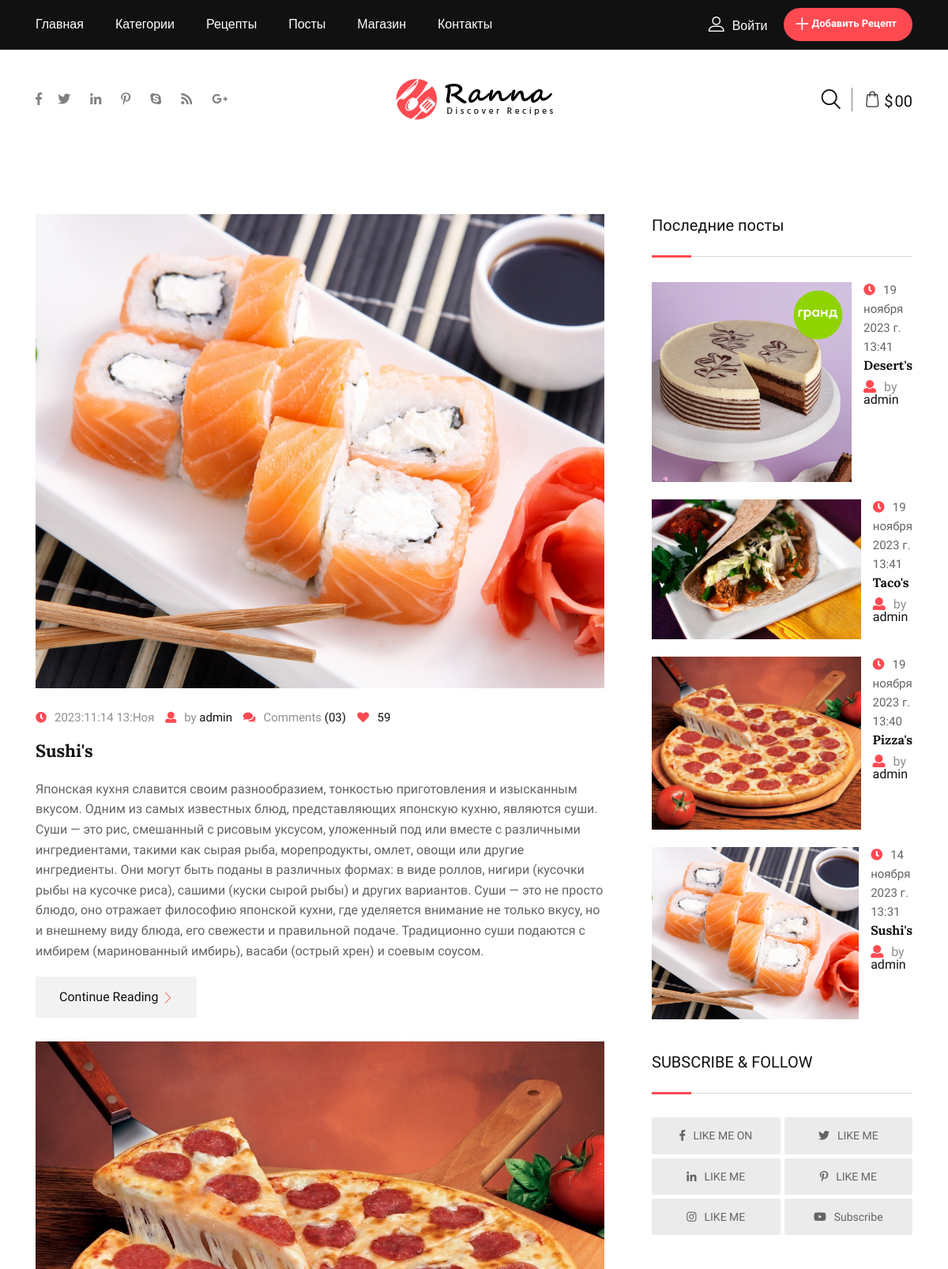
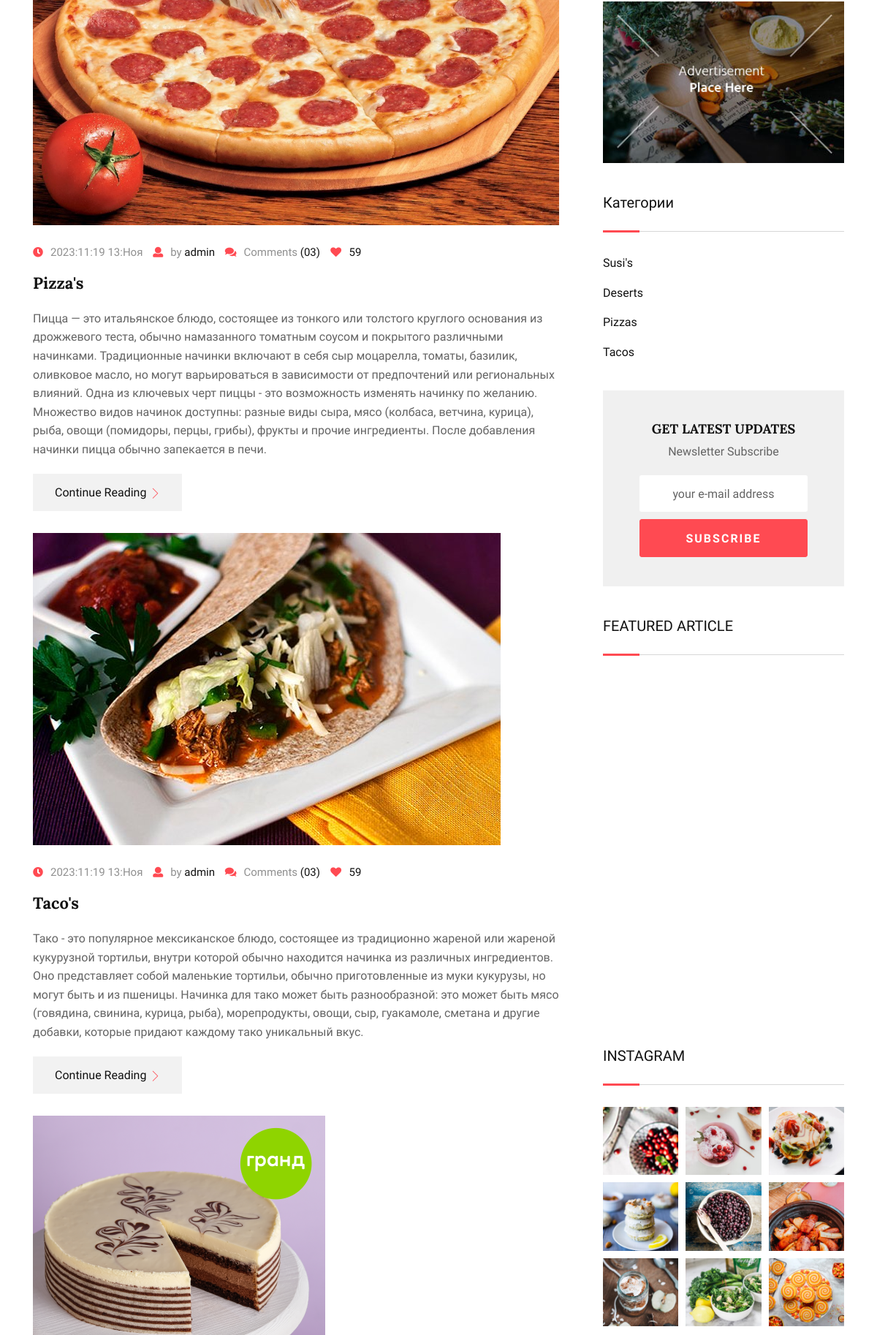
/post/list/ (upper part), run on the app's committed database (2 pictures, top to bottom).
### apps/blog/models.py (models this page shows, shortened)
class Post(models.Model):
    title = models.CharField("Название", max_length=255)
    description = models.TextField("Описание")
    image = models.ImageField("Фото")
    created = models.DateTimeField(auto_now_add=True)
    updated = models.DateTimeField(auto_now=True)
    author = models.ForeignKey(User, on_delete=models.CASCADE, related_name="posts")
    is_draft = models.BooleanField("Черновик", default=True)
    category = models.ForeignKey(Category, on_delete=models.SET_NULL,null=True, related_name="posts")
    tags = models.ManyToManyField(Tag, related_name="tg_posts")
    class Meta:
        verbose_name = "Пост"
        verbose_name_plural = "Посты"

class Category(models.Model):
    name = models.CharField("Название", max_length=255)
    slug = models.SlugField(max_length=255)
    icon = models.ImageField(upload_to="category/icons/")
    class Meta:
        verbose_name = "Категория"
        verbose_name_plural = "Категории"

### apps/blog/views.py (the view, shortened to what this page needs)
# urls.py: path('post/list/', views.PostListView.as_view(), name="post_list"),
class PostListView(TemplateView):
    template_name = "post_list.html"
    def get_context_data(self, **kwargs):
        context = super().get_context_data(**kwargs)
        context['posts'] = Post.objects.filter(is_draft=False)
        latest_four_posts = Post.objects.filter(is_draft=False).order_by('-created')
        if len(latest_four_posts) < 4:
            context["latest_four_posts"] = latest_four_posts
        else:
            context["latest_four_posts"] = latest_four_posts[:4]
        context["categories"] = Category.objects.all()
        return context

### apps/blog/templates/post_list.html (shortened to what this page needs)
{% extends 'base.html' %}
{% block content %}
    <section class="blog-list-page-wrap padding-top-80 padding-bottom-50">
        <div class="container">
            <div class="row gutters-60">
                <div class="col-lg-8">
                    {% for post in posts %}
                    <div class="blog-box-layout1">
                        <div class="item-figure">
                            <a href="{% url 'post_detail' post.id %}">
                                <img src="{{ post.image.url }}" alt="Blog">
                            </a>
                        </div>
                        <div class="item-content">
                            <ul class="entry-meta">
                                <li><a href="#"><i class="fas fa-clock"></i>{{ post.created|date:"Y:m:d H:M" }}</a></li>
                                <li><a href="#"><i class="fas fa-user"></i>by <span>{{ post.author.username }}</span></a></li>
                                <li><a href="#"><i class="fas fa-comments"></i>Comments <span>(03)</span></a></li>
                                <li><a href="#"><i class="fas fa-heart"></i><span>59</span></a></li>
                            </ul>
                            <h3 class="item-title"><a href="{% url 'post_detail' post.pk %}">{{ post.title }}</a></h3>
                            <p>{{ post.description }}</p>
                            <a href="{% url 'post_detail' post.pk %}" class="item-btn">Continue Reading<i class="flaticon-next"></i></a>
                        </div>
                    </div>
                    {% endfor %}
                </div>
                {% include "includes/left_side_bar.html" %}
            </div>
        </div>
    </section>
{% endblock %}

### apps/blog/templates/includes/left_side_bar.html (shortened to what this page needs)
<div class="col-lg-4 sidebar-widget-area sidebar-break-md">
    <div class="widget">
        <div class="section-heading heading-dark">
            <h3 class="item-heading">Последние посты</h3>
        </div>
        <div class="widget-blog-post">
            <ul class="block-list">
                {% for lp in latest_four_posts %}
                <li class="single-item">
                    <div class="item-img">
                        <a href="{% url 'post_detail' lp.id %}"><img src="{{ lp.image.url }}" alt="Post"></a>
                    </div>
                    <div class="item-content">
                        <div class="item-post-date">
                            <a href="#"><i class="fas fa-clock"></i>{{ lp.created }}</a></div>
                        <h4 class="item-title"><a href="{% url 'post_detail' lp.id %}">{{ lp.title }}</a></h4>
                        <div class="item-post-by"><a href="single-blog.html"><i class="fas fa-user"></i><span>by</span>
                                {{ lp.author.username }}</a></div>
                    </div>
                </li>
                {% endfor %}
            </ul>
        </div>
    </div>
    <div class="widget">
        <div class="section-heading heading-dark">
            <h3 class="item-heading">SUBSCRIBE &amp; FOLLOW</h3>
        </div>
        <div class="widget-follow-us">
            <ul>
                <li class="single-item"><a href="#"><i class="fab fa-facebook-f"></i>LIKE ME ON</a></li>
                <li class="single-item"><a href="#"><i class="fab fa-twitter"></i>LIKE ME</a></li>
                <li class="single-item"><a href="#"><i class="fab fa-linkedin-in"></i>LIKE ME</a></li>
                <li class="single-item"><a href="#"><i class="fab fa-pinterest-p"></i>LIKE ME</a></li>
                <li class="single-item"><a href="#"><i class="fab fa-instagram"></i>LIKE ME</a></li>
                <li class="single-item"><a href="#"><i class="fab fa-youtube"></i>Subscribe</a></li>
            </ul>
        </div>
    </div>
    <div class="widget">
        <div class="widget-ad">
            <a href="#"><img src="img/figure/figure6.jpg" alt="Ad" class="img-fluid"></a>
        </div>
    </div>
    <div class="widget">
        <div class="section-heading heading-dark">
            <h3 class="item-heading">Категории</h3>
        </div>
        <div class="widget-categories">
            <ul>
                {% for category in categories%}
                <li>
                    <a href="{% url 'post_category_list' category.slug %}">{{ category.name }}
                    </a>
                </li>
                {% endfor %}
            </ul>
        </div>
    </div>
    <div class="widget">
        <div class="widget-newsletter-subscribe">
            <h3>GET LATEST UPDATES</h3>
            <p>Newsletter Subscribe</p>
            <form class="newsletter-subscribe-form">
                <div class="form-group">
                    <input type="text" placeholder="your e-mail address" class="form-control" name="email"
                        data-error="E-mail field is required" required>
                </div>
                <div class="form-group mb-none">
                    <button type="submit" class="item-btn">SUBSCRIBE</button>
                </div>
            </form>
        </div>
    </div>
    <div class="widget">
        <div class="section-heading heading-dark">
            <h3 class="item-heading">FEATURED ARTICLE</h3>
        </div>
        <div class="widget-featured-feed">
            <div class="rc-carousel nav-control-layout1" data-loop="true" data-items="3"
                data-margin="5" data-autoplay="true" data-autoplay-timeout="5000" data-smart-speed="700"
                data-dots="false" data-nav="true" data-nav-speed="false" data-r-x-small="1"
                data-r-x-small-nav="true" data-r-x-small-dots="false" data-r-x-medium="1"
                data-r-x-medium-nav="true" data-r-x-medium-dots="false" data-r-small="1"
                data-r-small-nav="true" data-r-small-dots="false" data-r-medium="1"
                data-r-medium-nav="true" data-r-medium-dots="false" data-r-large="1"
                data-r-large-nav="true" data-r-large-dots="false" data-r-extra-large="1"
                data-r-extra-large-nav="true" data-r-extra-large-dots="false">
                <div class="featured-box-layout1">
                    <div class="item-img">
                        <img src="img/product/product17.jpg" alt="Brand" class="img-fluid">
                    </div>
                    <div class="item-content">
                        <span class="ctg-name">BREAKFAST</span>
                        <h4 class="item-title"><a href="single-recipe1.html">Baked Garlic Prawn</a></h4>
                        <p>Definitiones noel ei verear intelle
                            refund efficiantue.</p>
                    </div>
                </div>
            </div>
        </div>
    </div>
    <div class="widget">
        <div class="section-heading heading-dark">
            <h3 class="item-heading">INSTAGRAM</h3>
        </div>
        <div class="widget-instagram">
            <ul>
                <li>
                    <div class="item-box">
                        <img src="img/social-figure/social-figure9.jpg" alt="Social Figure" class="img-fluid">
                    </div>
                </li>
                <li>
                    <div class="item-box">
                        <img src="img/social-figure/social-figure10.jpg" alt="Social Figure" class="img-fluid">
                    </div>
                </li>
                <li>
                    <div class="item-box">
                        <img src="img/social-figure/social-figure11.jpg" alt="Social Figure" class="img-fluid">
                    </div>
                </li>
                <li>
                    <div class="item-box">
                        <img src="img/social-figure/social-figure12.jpg" alt="Social Figure" class="img-fluid">
                    </div>
                </li>
                <li>
                    <div class="item-box">
                        <img src="img/social-figure/social-figure13.jpg" alt="Social Figure" class="img-fluid">
                    </div>
                </li>
                <li>
                    <div class="item-box">
                        <img src="img/social-figure/social-figure14.jpg" alt="Social Figure" class="img-fluid">
                    </div>
                </li>
                <li>
                    <div class="item-box">
                        <img src="img/social-figure/social-figure15.jpg" alt="Social Figure" class="img-fluid">
                    </div>
                </li>
                <li>
                    <div class="item-box">
                        <img src="img/social-figure/social-figure16.jpg" alt="Social Figure" class="img-fluid">
                    </div>
                </li>
                <li>
                    <div class="item-box">
                        <img src="img/social-figure/social-figure17.jpg" alt="Social Figure" class="img-fluid">
                    </div>
                </li>
            </ul>
        </div>
    </div>
</div>

### static/css/main.css (style rules this page uses)
html { color: #222; font-size: 1em; line-height: 1.4; }
audio, canvas, iframe, img, svg, video { vertical-align: middle; }

### data on the page
Post: image (picture), created "2023:11:14 13:Ноя", author.username "admin", title "Sushi's", description "Японская кухня славится своим разнообразием, тонкостью приготовления и изысканным вкусом. Одним из самых известных блюд, представляющих японскую кухню, являются суши. Суши — это рис, смешанный с рисовым уксусом, уложенный под или вместе с различными ингредиентами, такими как сырая рыба, морепродукты, омлет, овощи или другие ингредиенты. Они могут быть поданы в различных формах: в виде роллов, нигири (кусочки рыбы на кусочке риса), сашими (куски сырой рыбы) и других вариантов. Суши — это не просто блюдо, оно отражает философию японской кухни, где уделяется внимание не только вкусу, но и внешнему виду блюда, его свежести и правильной подаче. Традиционно суши подаются с имбирем (маринованный…", created "14 ноября 2023 г. 13:31"
Post: image (picture), created "2023:11:19 13:Ноя", author.username "admin", title "Pizza's", description "Пицца — это итальянское блюдо, состоящее из тонкого или толстого круглого основания из дрожжевого теста, обычно намазанного томатным соусом и покрытого различными начинками. Традиционные начинки включают в себя сыр моцарелла, томаты, базилик, оливковое масло, но могут варьироваться в зависимости от предпочтений или региональных влияний. Одна из ключевых черт пиццы - это возможность изменять начинку по желанию. Множество видов начинок доступны: разные виды сыра, мясо (колбаса, ветчина, курица), рыба, овощи (помидоры, перцы, грибы), фрукты и прочие ингредиенты. После добавления начинки пицца обычно запекается в печи.", created "19 ноября 2023 г. 13:40"
Post: image (picture), created "2023:11:19 13:Ноя", author.username "admin", title "Taco's", description "Тако - это популярное мексиканское блюдо, состоящее из традиционно жареной или жареной кукурузной тортильи, внутри которой обычно находится начинка из различных ингредиентов. Оно представляет собой маленькие тортильи, обычно приготовленные из муки кукурузы, но могут быть и из пшеницы. Начинка для тако может быть разнообразной: это может быть мясо (говядина, свинина, курица, рыба), морепродукты, овощи, сыр, гуакамоле, сметана и другие добавки, которые придают каждому тако уникальный вкус.", created "19 ноября 2023 г. 13:41"
Post: image (picture), created "19 ноября 2023 г. 13:41", title "Desert's", author.username "admin"
Category: name "Susi's"
Category: name "Deserts"
Category: name "Pizzas"
Category: name "Tacos"
